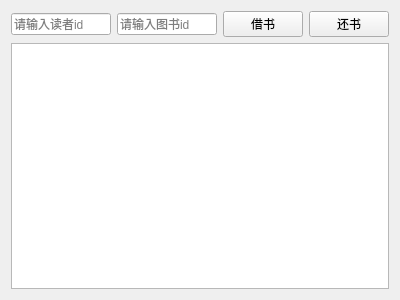
<?xml version="1.0" encoding="UTF-8"?>
<ui version="4.0">
 <class>BorrowReturnView</class>
 <widget class="QWidget" name="BorrowReturnView">
  <property name="geometry">
   <rect>
    <x>0</x>
    <y>0</y>
    <width>400</width>
    <height>300</height>
   </rect>
  </property>
  <property name="windowTitle">
   <string>Form</string>
  </property>
  <layout class="QGridLayout" name="gridLayout">
   <item row="0" column="0">
    <layout class="QHBoxLayout" name="horizontalLayout">
     <item>
      <widget class="QLineEdit" name="leReaderId">
       <property name="placeholderText">
        <string>请输入读者id</string>
       </property>
      </widget>
     </item>
     <item>
      <widget class="QLineEdit" name="leBookId">
       <property name="placeholderText">
        <string>请输入图书id</string>
       </property>
      </widget>
     </item>
     <item>
      <widget class="QPushButton" name="btnBorrow">
       <property name="text">
        <string>借书</string>
       </property>
      </widget>
     </item>
     <item>
      <widget class="QPushButton" name="btnReturn">
       <property name="text">
        <string>还书</string>
       </property>
      </widget>
     </item>
    </layout>
   </item>
   <item row="1" column="0">
    <widget class="QTableView" name="tableView"/>
   </item>
  </layout>
 </widget>
 <resources/>
 <connections/>
</ui>
